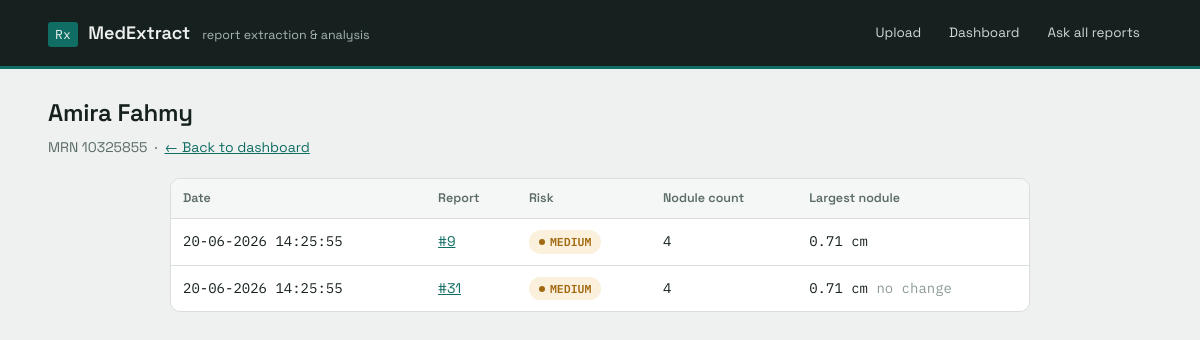
The page /trend/10325855 on the database its author committed.
### tables this page shows
CREATE TABLE reports (
                id INTEGER PRIMARY KEY AUTOINCREMENT,
                original_filename TEXT,
                patient_name TEXT,
                mrn TEXT,
                age_gender TEXT,
                procedure_date TEXT,
                facility TEXT,
                extraction_method TEXT,
                ocr_confidence REAL,
                content_hash TEXT,
                report_json TEXT,
                extracted_text TEXT,
                risk_level TEXT,
                risk_flags TEXT,
                created_at TEXT
            );

### app.py (the view)
@app.route("/trend/<mrn>")
def trend(mrn):
    reports = database.get_reports_by_mrn(mrn)
    trend_rows = []
    previous_largest = None
    for row in reports:
        report_data = json.loads(row["report_json"])
        nodules = report_data.get("nodules", [])
        sizes = [
            risk_analyzer._max_dimension_cm(n.get("size", ""))
            for n in nodules
        ]
        largest = max(sizes) if sizes else 0
        change = None
        if previous_largest is not None:
            if largest > previous_largest:
                change = "up"
            elif largest < previous_largest:
                change = "down"
            else:
                change = "same"
        trend_rows.append({
            "id": row["id"],
            "procedure_date": row["procedure_date"],
            "risk_level": row["risk_level"],
            "nodule_count": len(nodules),
            "largest_nodule_size": (
                "{} cm".format(largest) if largest else None
            ),
            "change": change,
        })
        previous_largest = largest
    patient_name = reports[0]["patient_name"] if reports else None
    return render_template(
        "trend.html",
        mrn=mrn,
        patient_name=patient_name,
        reports=reports,
        trend_rows=trend_rows,
    )

### database.py (called while the page is built)
def get_connection():
    conn = sqlite3.connect(DB_PATH)
    conn.row_factory = sqlite3.Row
    return conn

def get_reports_by_mrn(mrn):
    if not mrn:
        return []
    conn = get_connection()
    try:
        rows = conn.execute(
            "SELECT * FROM reports WHERE mrn = ? ORDER BY id ASC", (mrn,)
        ).fetchall()
        return [dict(r) for r in rows]
    finally:
        conn.close()

### risk_analyzer.py (called while the page is built)
def _max_dimension_cm(size_str):
    if not size_str:
        return 0.0
    numbers = re.findall(r"[0-9]+\.?[0-9]*", size_str)
    if not numbers:
        return 0.0
    values = [float(n) for n in numbers]
    max_value = max(values)
    if "mm" in size_str.lower():
        return max_value / 10.0
    return max_value

### templates/trend.html (shortened to what this page needs)
<!DOCTYPE html>
<html lang="en">
<head>
    <link rel="stylesheet" href="{{ url_for('static', filename='css/main.css') }}">
</head>
<body>
    {% include "_nav.html" %}
    <div class="page-head">
        <h1>{{ patient_name or mrn }}</h1>
        <p>MRN <span class="data">{{ mrn }}</span> &nbsp;·&nbsp; <a href="/dashboard">&larr; Back to dashboard</a></p>
    </div>
    <div class="container container-narrow">
        <div class="card card-flush">
            <div class="table-wrapper">
                <table>
                    <tr><th>Date</th><th>Report</th><th>Risk</th><th>Nodule count</th><th>Largest nodule</th></tr>
                    {% for row in trend_rows %}
                    <tr>
                        <td class="data">{{ row.procedure_date or '—' }}</td>
                        <td><a href="/report/{{ row.id }}">#{{ row.id }}</a></td>
                        <td><span class="badge badge-{{ row.risk_level }}">{{ row.risk_level }}</span></td>
                        <td class="data">{{ row.nodule_count }}</td>
                        <td class="data">
                            {{ row.largest_nodule_size or '—' }}
                            {% if row.change == 'up' %}<span class="change-up">&uarr; increased</span>
                            {% elif row.change == 'down' %}<span class="change-down">&darr; decreased</span>
                            {% elif row.change == 'same' %}<span class="change-same">no change</span>
                            {% endif %}
                        </td>
                    </tr>
                    {% endfor %}
                </table>
            </div>
        </div>
    </div>
</body>
</html>

### static/css/main.css (style rules this page uses)
:root { --paper: #eef1ef; --surface: #ffffff; --surface-sunken: #f5f7f6; --ink: #16211f; --ink-muted: #5b6b68; --ink-faint: #8b9a97; --line: #d9dedb; --line-strong: #b7c0bd; --accent: #0f6d63; --accent-strong: #0a5049; --accent-tint: #e2f0ee; --risk-low: #2f7d5c; --risk-low-tint: #e4f3ec; --risk-medium: #a16a12; --risk-medium-tint: #faf0dc; --risk-high: #b23a3a; --risk-high-tint: #fbe9e9; --risk-info: #3d5a8a; --risk-info-tint: #e8edf7; --font-ui: "Space Grotesk", "Helvetica Neue", Arial, sans-serif; --font-data: "IBM Plex Mono", "SFMono-Regular", Consolas, monospace; --radius-sm: 3px; --radius-md: 8px; --radius-lg: 10px; }
* { box-sizing: border-box; }
html { -webkit-font-smoothing: antialiased; }
body { margin: 0; font-family: var(--font-ui); background: var(--paper); color: var(--ink); font-size: 15px; line-height: 1.5; }
a { color: var(--accent); }
.page-head { width: 92%; max-width: 1180px; margin: 26px auto 6px; }
.page-head h1 { margin: 0; font-size: 24px; font-weight: 600; letter-spacing: -0.01em; }
.page-head p { margin: 6px 0 0; color: var(--ink-muted); font-size: 14px; }
.container { width: 92%; max-width: 1180px; margin: 20px auto 60px; }
.container-narrow { max-width: 860px; }
.card { background: var(--surface); border: 1px solid var(--line); border-radius: var(--radius-lg); padding: 22px; margin-bottom: 18px; }
.card-flush { padding: 0; overflow: hidden; }
.table-wrapper { overflow-x: auto; }
table { width: 100%; border-collapse: collapse; }
th { text-align: left; background: var(--surface-sunken); color: var(--ink-muted); font-size: 12.5px; font-weight: 600; padding: 10px 12px; border-bottom: 1px solid var(--line); }
td { padding: 11px 12px; border-bottom: 1px solid var(--line); font-size: 14px; }
td.data, td a.data { font-family: var(--font-data); }
tr:last-child td { border-bottom: none; }
.badge { display: inline-flex; align-items: center; gap: 5px; padding: 3px 10px; border-radius: 20px; font-size: 11.5px; font-weight: 600; font-family: var(--font-data); white-space: nowrap; }
.badge::before { content: ""; width: 6px; height: 6px; border-radius: 50%; background: currentColor; }
.badge-MEDIUM { background: var(--risk-medium-tint); color: var(--risk-medium); }
.change-same { color: var(--ink-faint); }

### rows shown on the page
reports: patient_name "Amira Fahmy", procedure_date "20-06-2026 14:25:55", id "9", risk_level "MEDIUM", nodule_count "4", largest_nodule_size "0.71 cm"
reports: procedure_date "20-06-2026 14:25:55", id "31", risk_level "MEDIUM", nodule_count "4", largest_nodule_size "0.71 cm", shows "no change"

### other values the page prints
{{ mrn }} "10325855"
